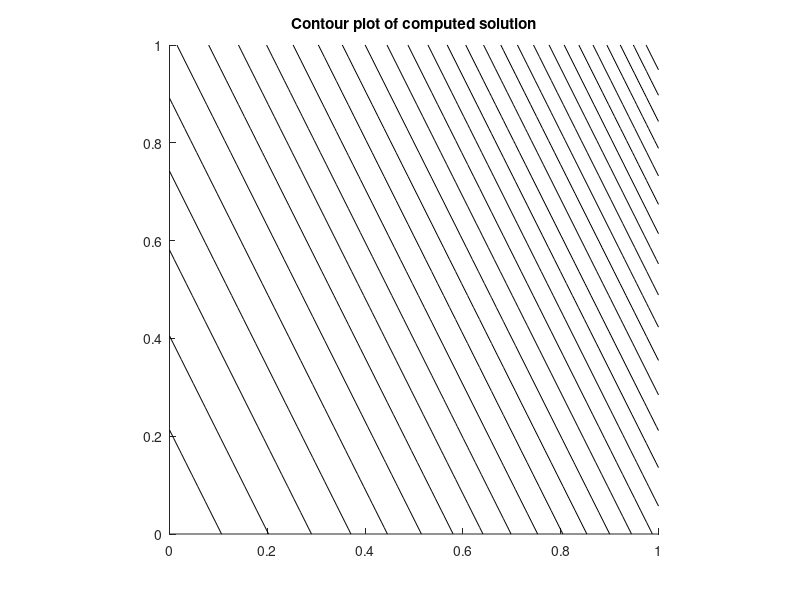

Write the MATLAB code that produced this figure.
% poisson2.m  -- solve the Poisson problem u_{xx} + u_{yy} = f(x,y)
% on [a,b] x [a,b].  
% 
% The 9-point Laplacian is used at interior grid points.
% This system of equations is then solved using backslash.
% 
% From  http://www.amath.washington.edu/~rjl/fdmbook/chapter3  (2007)


a = 0; 
b = 1; 
m = 40;
h = (b-a)/(m+1);
x = linspace(a,b,m+2);   % grid points x including boundaries
y = linspace(a,b,m+2);   % grid points y including boundaries


[X,Y] = meshgrid(x,y);      % 2d arrays of x,y values
X = X';                     % transpose so that X(i,j),Y(i,j) are
Y = Y';                     % coordinates of (i,j) point

Iint = 2:m+1;              % indices of interior points in x
Jint = 2:m+1;              % indices of interior points in y
Xint = X(Iint,Jint);       % interior points
Yint = Y(Iint,Jint);

f = @(x,y) 1.25*exp(x+y/2)+h^2/12*(1.25*exp(x+y/2)+1.25*exp(x+y/2)/4);         % f_ij function

rhs = f(Xint,Yint);        % evaluate f at interior points for right hand side
                           % rhs is modified below for boundary conditions.

utrue = exp(X+Y/2);        % true solution for test problem

% set boundary conditions around edges of usoln array:

usoln = utrue;              % use true solution for this test problem
                            % This sets full array, but only boundary values
                            % are used below.  For a problem where utrue
                            % is not known, would have to set each edge of
                            % usoln to the desired Dirichlet boundary values.


% adjust the rhs to include boundary terms:
rhs(:,1) = rhs(:,1) - 2*usoln(Iint,1)/(3*h^2)-usoln(Iint-1,1)/(6*h^2)-usoln(Iint+1,1)/(6*h^2);
rhs(:,m) = rhs(:,m) - 2*usoln(Iint,m+2)/(3*h^2)-usoln(Iint-1,m+2)/(6*h^2)-usoln(Iint+1,m+2)/(6*h^2);
rhs(1,:) = rhs(1,:) - 2*usoln(1,Jint)/(3*h^2)-usoln(1,Jint-1)/(6*h^2)-usoln(1,Jint+1)/(6*h^2);
rhs(m,:) = rhs(m,:) - 2*usoln(m+2,Jint)/(3*h^2)-usoln(m+2,Jint-1)/(6*h^2)-usoln(m+2,Jint+1)/(6*h^2);
rhs(1,1) = rhs(1,1) + usoln(1,1)/(6*h^2);
rhs(1,m) = rhs(1,m) + usoln(1,m+2)/(6*h^2);
rhs(m,1) = rhs(m,1) + usoln(m+2,1)/(6*h^2);
rhs(m,m) = rhs(m,m) + usoln(m+2,m+2)/(6*h^2);

% convert the 2d grid function rhs into a column vector for rhs of system:
F = reshape(rhs,m*m,1);

% form matrix A:
I = speye(m);
e = ones(m,1);
T = spdiags([4*e -20*e 4*e],[-1 0 1],m,m);
III = spdiags([e 4*e e],[-1 0 1],m,m);
S = spdiags([e e],[-1 1],m,m);
A = (kron(I,T) + kron(S,III)) / (6*h^2);

% Solve the linear system:
uvec = A\F;  

% reshape vector solution uvec as a grid function and 
% insert this interior solution into usoln for plotting purposes:
% (recall boundary conditions in usoln are already set) 

usoln(Iint,Jint) = reshape(uvec,m,m);

% assuming true solution is known and stored in utrue:
err = max(max(abs(usoln-utrue)));   
fprintf('Error relative to true solution of PDE = %10.3e \n',err)

% plot results:

clf
hold on

% plot grid:
% plot(X,Y,'g');  plot(X',Y','g')

% plot solution:
contour(X,Y,usoln,30,'k')

axis([a b a b])
daspect([1 1 1])
title('Contour plot of computed solution')
hold off

